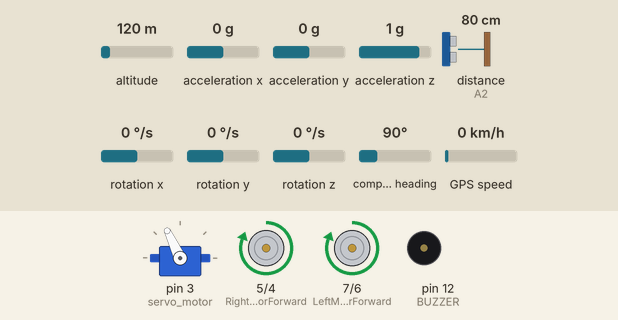
Bench run of a sketch on a simulated Arduino Uno, built with avr-gcc and run on an emulated ATmega328P. Parts: servo, motor-driver pin pairs drawn as motors (green arrow = first pin HIGH = forward, orange = second pin HIGH = backward, longer = more drive), buzzer (waves = sounding, pin HIGH). Inputs (shaded band) come from the test bench; at power-on: distance to the obstacle (sensor on A2) 80 cm, altitude 120 m, acceleration x 0 g, acceleration y 0 g, acceleration z 1 g, rotation x 0 °/s, rotation y 0 °/s, rotation z 0 °/s, compass heading 90°, GPS speed 0 km/h. The echo pulse lasts 58.3 µs per cm; the GPS gets a fix after 3 s at 37.7749, -122.4194 with 8 satellites; the modem accepts every AT command (registered, SIM ready, sends succeed) and sends nothing else; what the sketch prints to the serial monitor is not drawn.

Above: at 5.9 s.
6.0 s: distance to the obstacle (sensor on A2) set to 39 cm
8.0 s: distance to the obstacle (sensor on A2) set to 32 cm
At 11.3 s:
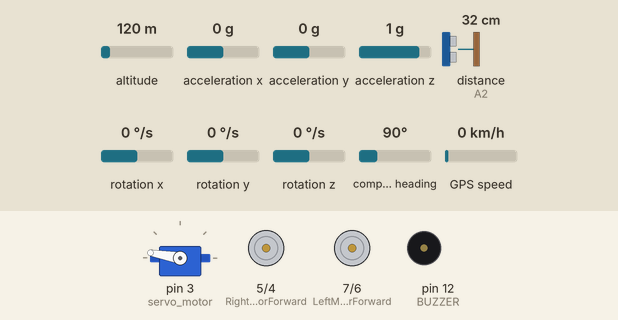
At 12.5 s:
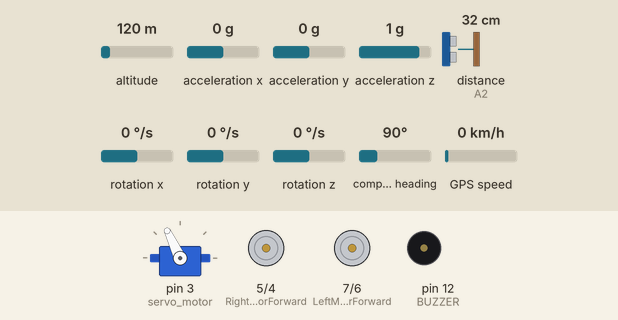
12.7 s: distance to the obstacle (sensor on A2) set to 120 cm
17.1 s: distance to the obstacle (sensor on A2) set to 2 cm
At 19.5 s:
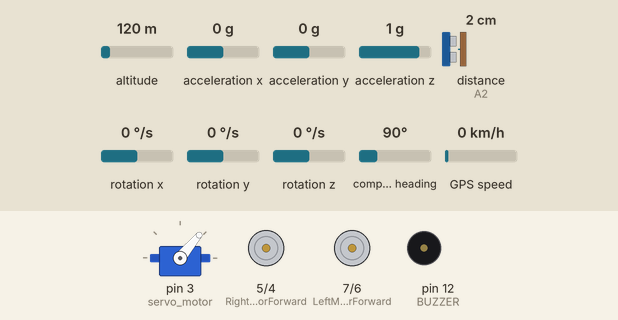
21.4 s: distance to the obstacle (sensor on A2) set to 4 cm
Timing chart, 0 to 25.9 s (numbered marks = the images above; inputs shaded):
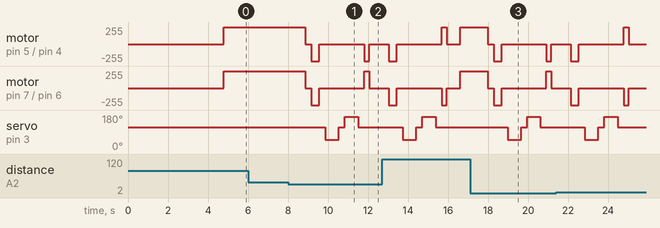

Measured:
- the behaviour switches between 36 and 35 cm on distance to the obstacle (sensor on A2) (found by bisection; images 0 and 1)
- after the input at 6.0 s, every drawn part: stays the same

The sketch:

final6.ino
```cpp
#include <Servo.h>          // Servo motor library
#include <NewPing.h>        // Ultrasonic sensor function library
#include <Wire.h>
#include <MPU6050.h>
#include <SoftwareSerial.h>
#include <TinyGPS++.h>       // GPS library for parsing GPS data

// Motor control pins
const int LeftMotorForward = 7;
const int LeftMotorBackward = 6;
const int RightMotorForward = 5;
const int RightMotorBackward = 4;

// Ultrasonic sensor pins
#define trig_pin A1
#define echo_pin A2
#define maximum_distance 200

boolean goesForward = false;
int distance = 100;
NewPing sonar(trig_pin, echo_pin, maximum_distance); // Ultrasonic sensor function
Servo servo_motor; // Servo motor
MPU6050 mpu; // MPU6050 object

// GSM setup
const String EMERGENCY_PHONE = "+923275131640"; // Emergency phone number
#define GSM_RX 10
#define GSM_TX 11
#define GPS_RX 8 // RX pin for GPS
#define GPS_TX 9 // TX pin for GPS
SoftwareSerial sim900(GSM_RX, GSM_TX); // GSM
SoftwareSerial gpsSerial(GPS_RX, GPS_TX); // GPS Serial

// Buzzer setup
#define BUZZER 12

// MPU6050 variables
int xaxis = 0, yaxis = 0, zaxis = 0;
int deltx = 0, delty = 0, deltz = 0;
int vibration = 10;
int devibrate = 60;
int magnitude = 0;
int sensitivity = 180; // Ensure sensitivity is declared
byte updateflag = 0; // For accident detection
boolean impact_detected = false;

// GPS variables
TinyGPSPlus gps; // GPS object for parsing GPS data
float latitude = 0.0; // Initial value for latitude
float longitude = 0.0; // Initial value for longitude

void setup() {
  Serial.begin(9600); // Initialize Serial communication
  pinMode(RightMotorForward, OUTPUT);
  pinMode(LeftMotorForward, OUTPUT);
  pinMode(LeftMotorBackward, OUTPUT);
  pinMode(RightMotorBackward, OUTPUT);

  servo_motor.attach(3); // Servo pin

  Wire.begin(); // Initialize I2C for MPU6050
  mpu.initialize(); // Initialize MPU6050

  // Initialize MPU6050 variables
  int16_t ax, ay, az;
  mpu.getAcceleration(&ax, &ay, &az);
  xaxis = ax;
  yaxis = ay;
  zaxis = az;

  sim900.begin(9600); // Initialize GSM
  gpsSerial.begin(9600); // Initialize GPS Serial

  pinMode(BUZZER, OUTPUT); // Initialize buzzer

  servo_motor.write(115);
  delay(2000);
  distance = readPing();
  delay(100);
  distance = readPing();
  delay(100);
  distance = readPing();
  delay(100);
  distance = readPing();
  delay(100);

  // Check if GSM module is ready
  Serial.println("Checking GSM module...");
  sim900.println("AT");
  delay(1000);
  if (sim900.available()) {
    Serial.println("GSM module ready");
  } else {
    Serial.println("GSM module not responding");
  }

  // Check GSM signal quality
  Serial.println("Checking signal quality...");
  sim900.println("AT+CSQ");
  delay(1000);
  while (sim900.available()) {
    Serial.write(sim900.read());
  }

  Serial.println("Setup completed");
  Serial.println("MPU6050 is connected to:");
  Serial.println("SDA -> A4");
  Serial.println("SCL -> A5");
}

void loop() {
  int distanceRight = 0;
  int distanceLeft = 0;
  delay(50);

  if (distance <= 35) {
    moveStop();
    delay(300);
    moveBackward();
    delay(400);
    moveStop();
    delay(300);
    distanceRight = lookRight();
    delay(300);
    distanceLeft = lookLeft();
    delay(300);

    if (distance >= distanceLeft) {
      turnRight();
      moveStop();
    } else {
      turnLeft();
      moveStop();
    }
  } else {
    moveForward();
  }
  distance = readPing();

  // Read MPU6050 acceleration data
  int16_t ax, ay, az;
  mpu.getAcceleration(&ax, &ay, &az);
  Serial.println("MPU6050 Acceleration - ax: " + String(ax) + ", ay: " + String(ay) + ", az: " + String(az));

  deltx = ax - xaxis;
  delty = ay - yaxis;
  deltz = az - zaxis;

  magnitude = sqrt(sq(deltx) + sq(delty) + sq(deltz));
  Serial.println("Magnitude: " + String(magnitude));

  if (magnitude >= sensitivity) {
    updateflag = 1;
    impact_detected = true;
    Serial.println("Impact detected!"); // Serial output for accident detection
    sendAlert(); // Function to send SMS alert and print to Serial Monitor
    digitalWrite(BUZZER, HIGH); // Activate buzzer
    delay(1000); // Keep buzzer on for 1 second
    digitalWrite(BUZZER, LOW); // Deactivate buzzer
  }

  // GPS data parsing
  while (gpsSerial.available() > 0) {
    gps.encode(gpsSerial.read()); // Encode GPS data
  }

  if (gps.location.isValid()) {
    latitude = gps.location.lat();
    longitude = gps.location.lng();
    Serial.print("GPS Coordinates - Lat: ");
    Serial.print(latitude, 6); // Print latitude with 6 decimal places for accuracy
    Serial.print(", Long: ");
    Serial.println(longitude, 6); // Print longitude with 6 decimal places for accuracy
  }

  delay(500); // A small delay to avoid overwhelming the Serial Monitor
}

int lookRight() {
  servo_motor.write(50);
  delay(500);
  int distance = readPing();
  delay(100);
  servo_motor.write(115);
  return distance;
}

int lookLeft() {
  servo_motor.write(170);
  delay(500);
  int distance = readPing();
  delay(100);
  servo_motor.write(115);
  return distance;
}

int readPing() {
  delay(70);
  int cm = sonar.ping_cm();
  if (cm == 0) {
    cm = 250;
  }
  return cm;
}

void moveStop() {
  digitalWrite(RightMotorForward, LOW);
  digitalWrite(LeftMotorForward, LOW);
  digitalWrite(RightMotorBackward, LOW);
  digitalWrite(LeftMotorBackward, LOW);
}

void moveForward() {
  if (!goesForward) {
    goesForward = true;
    digitalWrite(LeftMotorForward, HIGH);
    digitalWrite(RightMotorForward, HIGH);
    digitalWrite(LeftMotorBackward, LOW);
    digitalWrite(RightMotorBackward, LOW);
  }
}

void moveBackward() {
  goesForward = false;
  digitalWrite(LeftMotorBackward, HIGH);
  digitalWrite(RightMotorBackward, HIGH);
  digitalWrite(LeftMotorForward, LOW);
  digitalWrite(RightMotorForward, LOW);
}

void turnRight() {
  digitalWrite(LeftMotorForward, HIGH);
  digitalWrite(RightMotorBackward, HIGH);
  digitalWrite(LeftMotorBackward, LOW);
  digitalWrite(RightMotorForward, LOW);
  delay(250);
  digitalWrite(LeftMotorForward, HIGH);
  digitalWrite(RightMotorForward, HIGH);
  digitalWrite(LeftMotorBackward, LOW);
  digitalWrite(RightMotorBackward, LOW);
}

void turnLeft() {
  digitalWrite(LeftMotorBackward, HIGH);
  digitalWrite(RightMotorForward, HIGH);
  digitalWrite(LeftMotorForward, LOW);
  digitalWrite(RightMotorBackward, LOW);
  delay(250);
  digitalWrite(LeftMotorForward, HIGH);
  digitalWrite(RightMotorForward, HIGH);
  digitalWrite(LeftMotorBackward, LOW);
  digitalWrite(RightMotorBackward, LOW);
}

void sendAlert() {
  String sms_data = "Accident Alert!\n";
  sms_data += "Location: http://maps.google.com/maps?q=loc:" + String(latitude, 6) + "," + String(longitude, 6);
  sendSms(sms_data);

  // Print to Serial Monitor
  Serial.println("Accident Alert!");
  Serial.print("GPS Location: ");
  Serial.print(latitude, 6);
  Serial.print(", ");
  Serial.println(longitude, 6);
}

void sendSms(String text) {
  sim900.print("AT+CMGF=1\r");
  delay(1000);
  sim900.print("AT+CMGS=\"" + EMERGENCY_PHONE + "\"\r");
  delay(1000);
  sim900.print(text);
  delay(100);
  sim900.write(0x1A); // End of SMS
  delay(1000); // Wait for the message to be sent
  Serial.println("SMS sent");
}

void parseData(String buff) {
  // Parsing received data from GSM module
  Serial.println("Received data: " + buff);
}
```
